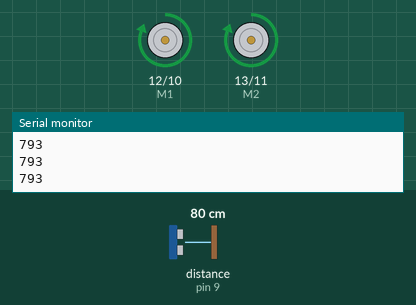
Simulated run of this sketch. Board: Arduino Uno, built with avr-gcc and run on an emulated ATmega328P. Parts: direction and speed pins drawn as motors (green arrow = direction pin HIGH = forward, orange = LOW = backward, longer = more drive), the last lines printed to the serial monitor. Wiring (inferred from the names in the program): ultrasonic range finder: trigger pin 8; echo pin 9. Inputs (shaded band) come from the test bench; at power-on: distance to the obstacle (sensor on pin 9) 80 cm. The echo pulse lasts 58.3 µs per cm; random numbers use the default seed unless the sketch sets one.

Above: at 1.2 s.
1.3 s: distance to the obstacle (sensor on pin 9) set to 22 cm
2.8 s: distance to the obstacle (sensor on pin 9) set to 18 cm
At 3.7 s:
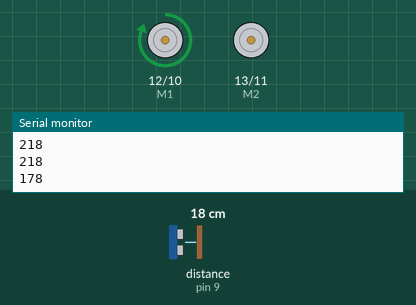
4.3 s: distance to the obstacle (sensor on pin 9) set to 35 cm
At 5.3 s:
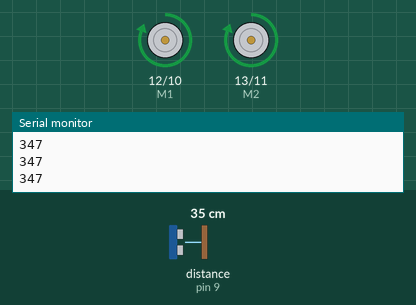
5.9 s: distance to the obstacle (sensor on pin 9) set to 2 cm
At 7.1 s:
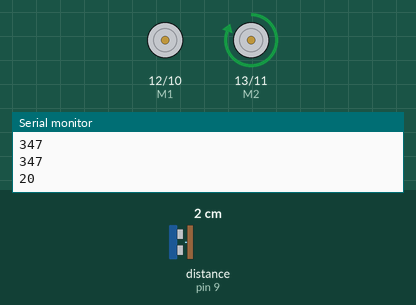
7.4 s: distance to the obstacle (sensor on pin 9) set to 60 cm
At 8.6 s:
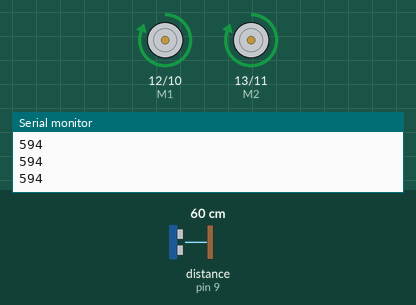
Timing chart, 0 to 10.0 s (numbered marks = the images above; inputs shaded):
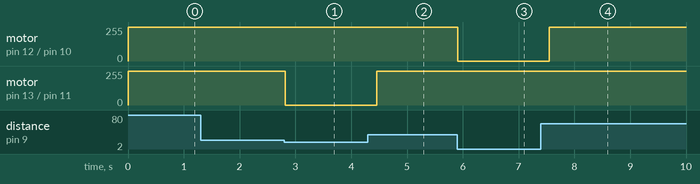

Measured:
- the behaviour switches between 21 and 20 cm on distance to the obstacle (sensor on pin 9) (found by bisection; images 0 and 1)
- after the input at 2.8 s, motor on pin 13 (M2) / pin 11 (E2): forward 255/255 → stopped at once
- after the input at 4.3 s, motor on pin 13 (M2) / pin 11 (E2): stopped → forward 255/255 after 0.16 s
- after the input at 5.9 s, motor on pin 12 (M1) / pin 10 (E1): forward 255/255 → stopped at once
- after the input at 7.4 s, motor on pin 12 (M1) / pin 10 (E1): stopped → forward 255/255 after 0.15 s

The sketch:

Arduino_obstacle_avoiding_robot.ino
```cpp
int E1 = 10; // 1번(A) 모터 Enable
int M1 = 12; // 1번(A) 모터 PWM
int E2 = 11; // 2번(B) 모터 Enable
int M2 = 13; // 2번(B) 모터 PWM
int EchoPin = 9;
int TrigPin = 8;
long duration, distance;

int i;

void Obstacle_Check(); //장애물 확인 함수
void Distance_Measurement(); //거리 측정 함수
void Forward(); //전진 함수
void Backward(); //후진 함수
void Right(); // 우회전 함수
void Left(); // 좌회전 함수
void Stop(); // 정지 함수


void setup()
{
  pinMode(M1, OUTPUT);
  pinMode(M2, OUTPUT);
  Serial.begin(9600); // PC 시리얼 통신 속도
  pinMode(TrigPin, OUTPUT); // 초음파 센서 trigPin 출력
  pinMode(EchoPin, INPUT); // 초음파 센서 echoPin 입력
}

void loop(){
  Forward();
  delay(100);
  Obstacle_Check();
}
//장애물 확인, 회피방향 결정

void Obstacle_Check(){
  int val = random(2);
  Distance_Measurement();

  Serial.println(distance);

  while ( distance < 200 ) {
    if ( val==0) {
      Right();
      delay(400);
    }
    else if(val==1) {
      Left();
      delay(400);
    }
    Distance_Measurement();
  }
}

//거리 감지 함수
void Distance_Measurement() {
  digitalWrite(TrigPin, LOW);
  delay(2);
  digitalWrite(TrigPin, HIGH);
  delayMicroseconds(10);
  digitalWrite(TrigPin, LOW);
  duration = pulseIn(EchoPin, HIGH);
  distance = ((float)(340 * duration) / 1000) / 2;
  delay(5);
}

//방향 제어 함수
void Forward() {
  digitalWrite(M1,HIGH);
  digitalWrite(M2,HIGH);
  analogWrite(E1, 255);
  analogWrite(E2, 255);
  delay(2);
}

void Right() {
  digitalWrite(M1,HIGH);
  digitalWrite(M2, LOW);
  analogWrite(E1, 255);
  analogWrite(E2, 0);
  delay(2);
}

void Left() {
  digitalWrite(M1,LOW);
  digitalWrite(M2, HIGH);
  analogWrite(E1, 0);
  analogWrite(E2, 255);
  delay(2);
}
```
